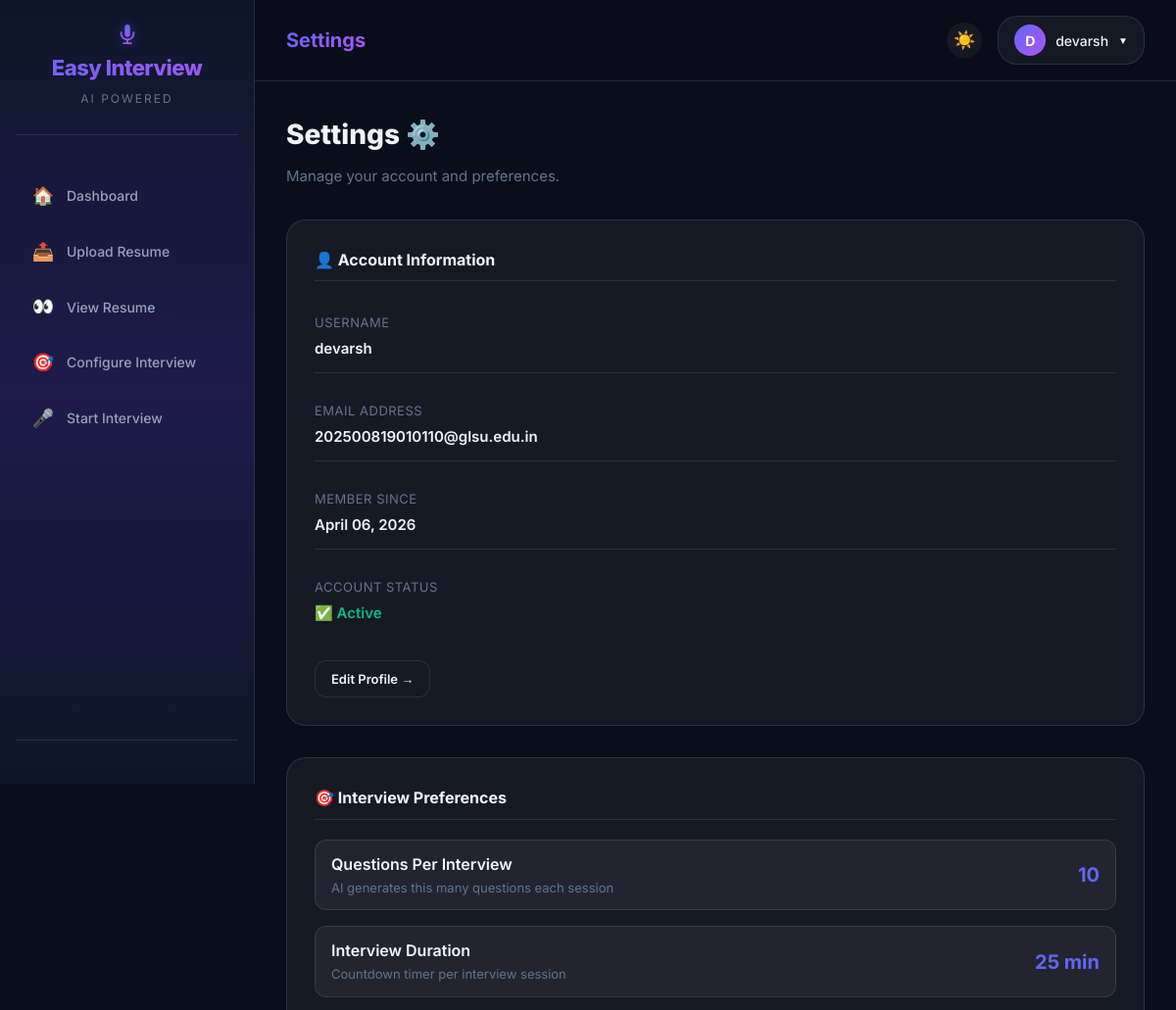
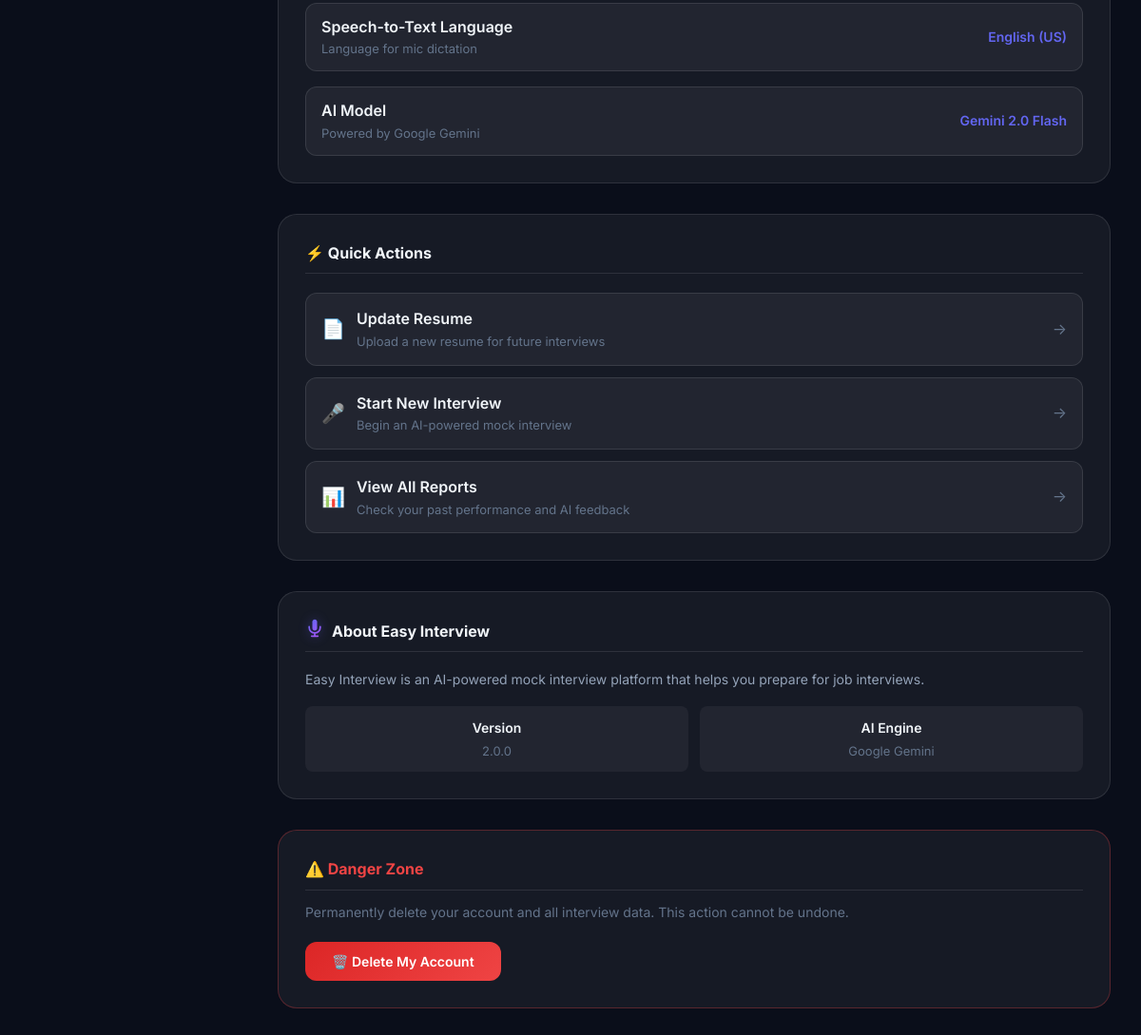
Screenshot of /settings/ (signed in) with the database file from the repository (2 pictures, top to bottom).
### myapp/models.py (models this page shows, shortened)
class User(AbstractUser):
    profile_photo = models.ImageField(upload_to='profile_photos/', null=True, blank=True)
    is_expert = models.BooleanField(default=False)

### myapp/views.py (the view)
# urls.py: path('settings/', views.settings_view, name='settings'),
@login_required
def settings_view(request):
    return render(request, "myapp/settings.html")

### myapp/templates/myapp/settings.html (shortened to what this page needs)
{% extends 'myapp/base.html' %}
{% block page_title %}<span>Settings</span>{% endblock %}
{% block content %}
<div class="animate-in">
    <h1 class="page-title">Settings ⚙️</h1>
    <p class="page-subtitle">Manage your account and preferences.</p>
    <div class="settings-section">
        <div class="glass-card">
            <h3 style="margin-bottom: 20px; font-size: 16px; font-weight: 700;">👤 Account Information</h3>
            <div style="display: grid; gap: 16px;">
                <div style="display: flex; justify-content: space-between; align-items: center; padding: 12px 0; border-bottom: 1px solid var(--border-glass);">
                    <div>
                        <div style="font-size: 13px; color: var(--text-muted); text-transform: uppercase; letter-spacing: 0.5px;">Username</div>
                        <div style="font-size: 15px; font-weight: 600; margin-top: 4px;">{{ request.user.username }}</div>
                    </div>
                </div>
                <div style="display: flex; justify-content: space-between; align-items: center; padding: 12px 0; border-bottom: 1px solid var(--border-glass);">
                    <div>
                        <div style="font-size: 13px; color: var(--text-muted); text-transform: uppercase; letter-spacing: 0.5px;">Email Address</div>
                        <div style="font-size: 15px; font-weight: 600; margin-top: 4px;">{{ request.user.email }}</div>
                    </div>
                </div>
                <div style="display: flex; justify-content: space-between; align-items: center; padding: 12px 0; border-bottom: 1px solid var(--border-glass);">
                    <div>
                        <div style="font-size: 13px; color: var(--text-muted); text-transform: uppercase; letter-spacing: 0.5px;">Member Since</div>
                        <div style="font-size: 15px; font-weight: 600; margin-top: 4px;">{{ request.user.date_joined|date:"F d, Y" }}</div>
                    </div>
                </div>
                <div style="display: flex; justify-content: space-between; align-items: center; padding: 12px 0;">
                    <div>
                        <div style="font-size: 13px; color: var(--text-muted); text-transform: uppercase; letter-spacing: 0.5px;">Account Status</div>
                        <div style="font-size: 15px; font-weight: 600; margin-top: 4px; color: var(--success);">✅ Active</div>
                    </div>
                </div>
            </div>
            <a href="{% url 'profile' %}" class="btn-outline-glass btn-sm mt-3">Edit Profile →</a>
        </div>
    </div>
    <div class="settings-section">
        <div class="glass-card">
            <h3 style="margin-bottom: 20px; font-size: 16px; font-weight: 700;">🎯 Interview Preferences</h3>
            <div style="display: grid; gap: 16px;">
                <div style="display: flex; justify-content: space-between; align-items: center; padding: 12px 16px; background: var(--bg-glass); border: 1px solid var(--border-glass); border-radius: var(--radius-md);">
                    <div>
                        <div style="font-weight: 600;">Questions Per Interview</div>
                        <div style="font-size: 13px; color: var(--text-muted);">AI generates this many questions each session</div>
                    </div>
                    <div style="font-size: 20px; font-weight: 700; color: var(--accent-primary);">10</div>
                </div>
                <div style="display: flex; justify-content: space-between; align-items: center; padding: 12px 16px; background: var(--bg-glass); border: 1px solid var(--border-glass); border-radius: var(--radius-md);">
                    <div>
                        <div style="font-weight: 600;">Interview Duration</div>
                        <div style="font-size: 13px; color: var(--text-muted);">Countdown timer per interview session</div>
                    </div>
                    <div style="font-size: 20px; font-weight: 700; color: var(--accent-primary);">25 min</div>
                </div>
                <div style="display: flex; justify-content: space-between; align-items: center; padding: 12px 16px; background: var(--bg-glass); border: 1px solid var(--border-glass); border-radius: var(--radius-md);">
                    <div>
                        <div style="font-weight: 600;">Speech-to-Text Language</div>
                        <div style="font-size: 13px; color: var(--text-muted);">Language for mic dictation</div>
                    </div>
                    <div style="font-size: 14px; font-weight: 600; color: var(--accent-primary);">English (US)</div>
                </div>
                <div style="display: flex; justify-content: space-between; align-items: center; padding: 12px 16px; background: var(--bg-glass); border: 1px solid var(--border-glass); border-radius: var(--radius-md);">
                    <div>
                        <div style="font-weight: 600;">AI Model</div>
                        <div style="font-size: 13px; color: var(--text-muted);">Powered by Google Gemini</div>
                    </div>
                    <div style="font-size: 14px; font-weight: 600; color: var(--accent-primary);">Gemini 2.0 Flash</div>
                </div>
            </div>
        </div>
    </div>
    <div class="settings-section">
        <div class="glass-card">
            <h3 style="margin-bottom: 20px; font-size: 16px; font-weight: 700;">⚡ Quick Actions</h3>
            <div style="display: grid; gap: 12px;">
                <a href="{% url 'resume' %}" style="display: flex; align-items: center; gap: 12px; padding: 14px 16px; background: var(--bg-glass); border: 1px solid var(--border-glass); border-radius: var(--radius-md); color: var(--text-primary); transition: var(--transition); text-decoration: none;">
                    <span style="font-size: 20px;">📄</span>
                    <div>
                        <div style="font-weight: 600;">Update Resume</div>
                        <div style="font-size: 13px; color: var(--text-muted);">Upload a new resume for future interviews</div>
                    </div>
                    <span style="margin-left: auto; color: var(--text-muted);">→</span>
                </a>
                <a href="{% url 'start_interview' %}" style="display: flex; align-items: center; gap: 12px; padding: 14px 16px; background: var(--bg-glass); border: 1px solid var(--border-glass); border-radius: var(--radius-md); color: var(--text-primary); transition: var(--transition); text-decoration: none;">
                    <span style="font-size: 20px;">🎤</span>
                    <div>
                        <div style="font-weight: 600;">Start New Interview</div>
                        <div style="font-size: 13px; color: var(--text-muted);">Begin an AI-powered mock interview</div>
                    </div>
                    <span style="margin-left: auto; color: var(--text-muted);">→</span>
                </a>
                <a href="{% url 'history' %}" style="display: flex; align-items: center; gap: 12px; padding: 14px 16px; background: var(--bg-glass); border: 1px solid var(--border-glass); border-radius: var(--radius-md); color: var(--text-primary); transition: var(--transition); text-decoration: none;">
                    <span style="font-size: 20px;">📊</span>
                    <div>
                        <div style="font-weight: 600;">View All Reports</div>
                        <div style="font-size: 13px; color: var(--text-muted);">Check your past performance and AI feedback</div>
                    </div>
                    <span style="margin-left: auto; color: var(--text-muted);">→</span>
                </a>
            </div>
        </div>
    </div>
    <div class="settings-section">
        <div class="glass-card">
            <h3 style="margin-bottom: 16px; font-size: 16px; font-weight: 700; display: flex; align-items: center; gap: 8px;">
                About Easy Interview
            </h3>
            <div style="font-size: 14px; color: var(--text-secondary); line-height: 1.8;">
                <p>Easy Interview is an AI-powered mock interview platform that helps you prepare for job interviews.</p>
                <div style="display: grid; grid-template-columns: 1fr 1fr; gap: 12px; margin-top: 16px;">
                    <div style="padding: 10px; background: var(--bg-glass); border-radius: var(--radius-sm); text-align: center;">
                        <div style="font-weight: 600; color: var(--text-primary);">Version</div>
                        <div style="color: var(--text-muted); font-size: 13px;">2.0.0</div>
                    </div>
                    <div style="padding: 10px; background: var(--bg-glass); border-radius: var(--radius-sm); text-align: center;">
                        <div style="font-weight: 600; color: var(--text-primary);">AI Engine</div>
                        <div style="color: var(--text-muted); font-size: 13px;">Google Gemini</div>
                    </div>
                </div>
            </div>
        </div>
    </div>
    <div class="settings-section">
        <div class="glass-card" style="border-color: rgba(239, 68, 68, 0.3);">
            <h3 style="margin-bottom: 12px; font-size: 16px; font-weight: 700; color: var(--danger);">⚠️ Danger Zone</h3>
            <p style="color: var(--text-muted); font-size: 14px; margin-bottom: 20px;">
                Permanently delete your account and all interview data. This action cannot be undone.
            </p>
            <form method="POST" action="{% url 'delete_account' %}" onsubmit="return confirm('Are you sure you want to delete your account? All your interview data will be permanently lost. This cannot be undone.');">
                <button type="submit" class="btn-danger-glow">🗑️ Delete My Account</button>
            </form>
        </div>
    </div>
</div>
{% endblock %}

### myapp/templates/myapp/base.html (shortened to what this page needs)
{% load static %}
<!DOCTYPE html>
<html lang="en">
<head>
    <link rel="stylesheet" href="{% static 'css/style.css' %}?v=20">
</head>
<body>
<div id="wrapper">
    <div class="sidebar">
        <div class="sidebar-logo">
            <h2>Easy Interview</h2>
            <span>AI Powered</span>
        </div>
        <div class="sidebar-nav">
            {% if request.user.is_expert or request.user.is_staff %}
            <a href="{% url 'expert_dashboard' %}" class="nav-link {% block nav_expert_dash %}{% endblock %}">
                <span class="nav-icon">📊</span> Dashboard
            </a>
            <a href="{% url 'expert_questions_dashboard' %}" class="nav-link {% block nav_expert %}{% endblock %}">
                <span class="nav-icon">📝</span> Question Bank
            </a>
            <a href="{% url 'expert_live_rooms_dashboard' %}" class="nav-link {% block nav_live %}{% endblock %}">
                <span class="nav-icon">📹</span> Live Interview
            </a>
            {% else %}
            <a href="{% url 'home' %}" class="nav-link {% block nav_home %}{% endblock %}">
                <span class="nav-icon">🏠</span> Dashboard
            </a>
            <a href="{% url 'resume' %}" class="nav-link {% block nav_resume %}{% endblock %}">
                <span class="nav-icon">📤</span> Upload Resume
            </a>
            <a href="{% url 'view_resume' %}" class="nav-link {% block nav_view_resume %}{% endblock %}">
                <span class="nav-icon">👀</span> View Resume
            </a>
            <a href="{% url 'configure_interview' %}" class="nav-link {% block nav_configure %}{% endblock %}">
                <span class="nav-icon">🎯</span> Configure Interview
            </a>
            <a href="{% url 'start_interview' %}" class="nav-link {% block nav_interview %}{% endblock %}">
                <span class="nav-icon">🎤</span> Start Interview
            </a>
            {% endif %}
        </div>
        <div class="sidebar-footer">
        </div>
    </div>
    <div class="page-content">
        <div class="topbar">
            <div style="display: flex; align-items: center; gap: 12px;">
                <div class="topbar-title">
                    {% block page_title %}<span>Dashboard</span>{% endblock %}
                </div>
            </div>
            <div style="display: flex; align-items: center; gap: 16px;">
                <button id="theme-toggle-dashboard" class="btn-outline-glass" style="padding: 6px; width: 36px; height: 36px; border-radius: 50%; font-size: 18px; line-height: 1; border: none; cursor: pointer; background: var(--bg-glass);">
                    ☀️
                </button>
                <div class="profile-dropdown">
                    <button class="profile-btn">
                        {% if request.user.profile_photo %}
                            <img src="{{ request.user.profile_photo.url }}" alt="Avatar" style="width: 32px; height: 32px; border-radius: 50%; object-fit: cover; border: 2px solid var(--accent-primary);">
                        {% else %}
                            <div class="profile-avatar">{{ request.user.username|make_list|first|upper }}</div>
                        {% endif %}
                        <span>{{ request.user.username|default:"User" }}</span>
                        <span style="font-size: 10px;">▼</span>
                    </button>
            </div>
            </div>
        </div>
        <div class="main-content">
            {% block content %}{% endblock %}
        </div>
    </div>
</div>
</body>
</html>

### rows the page displays
User: user.username|make_list "D", user.username "devarsh", user.email "202500819010110@glsu.edu.in", user.date_joined "April 06, 2026"
